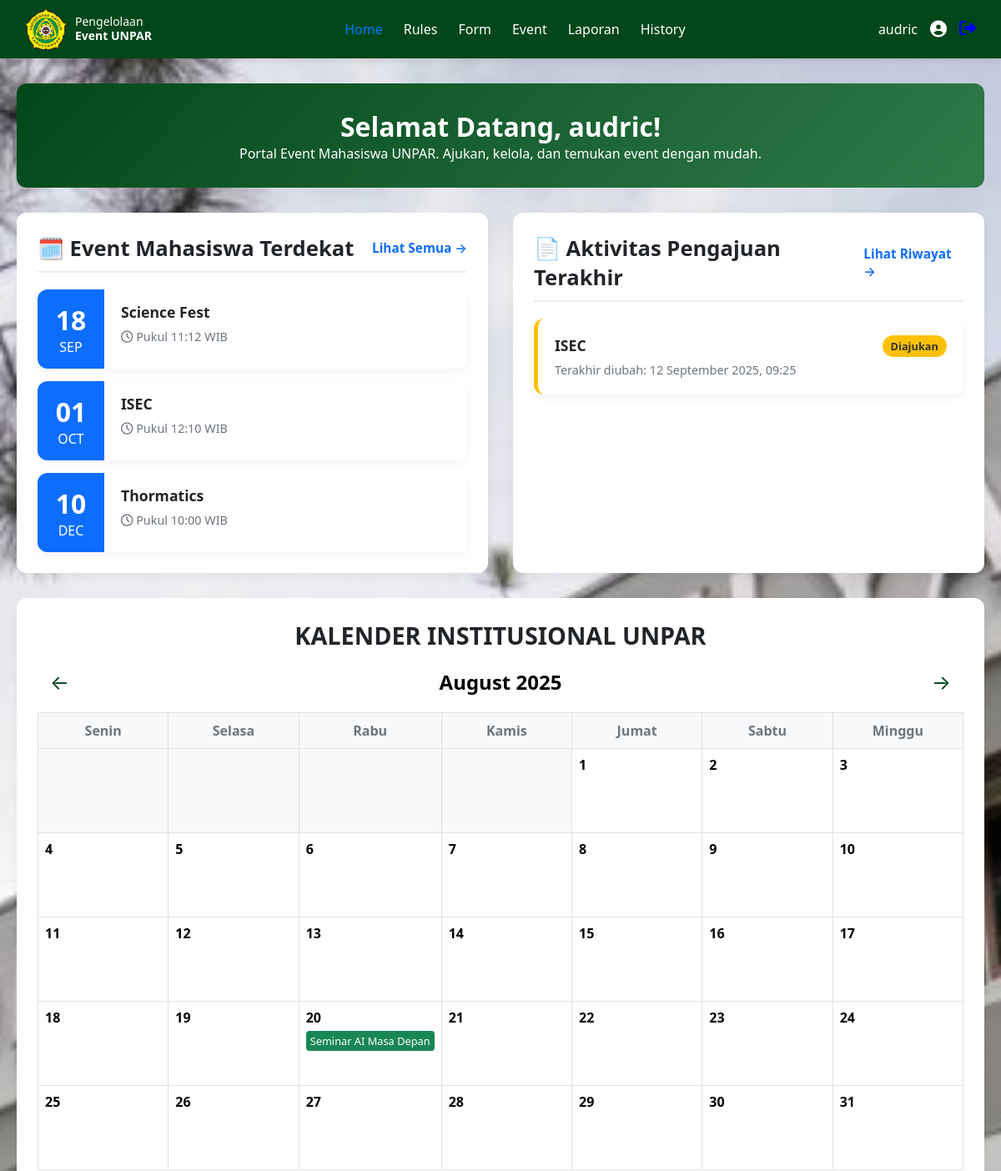
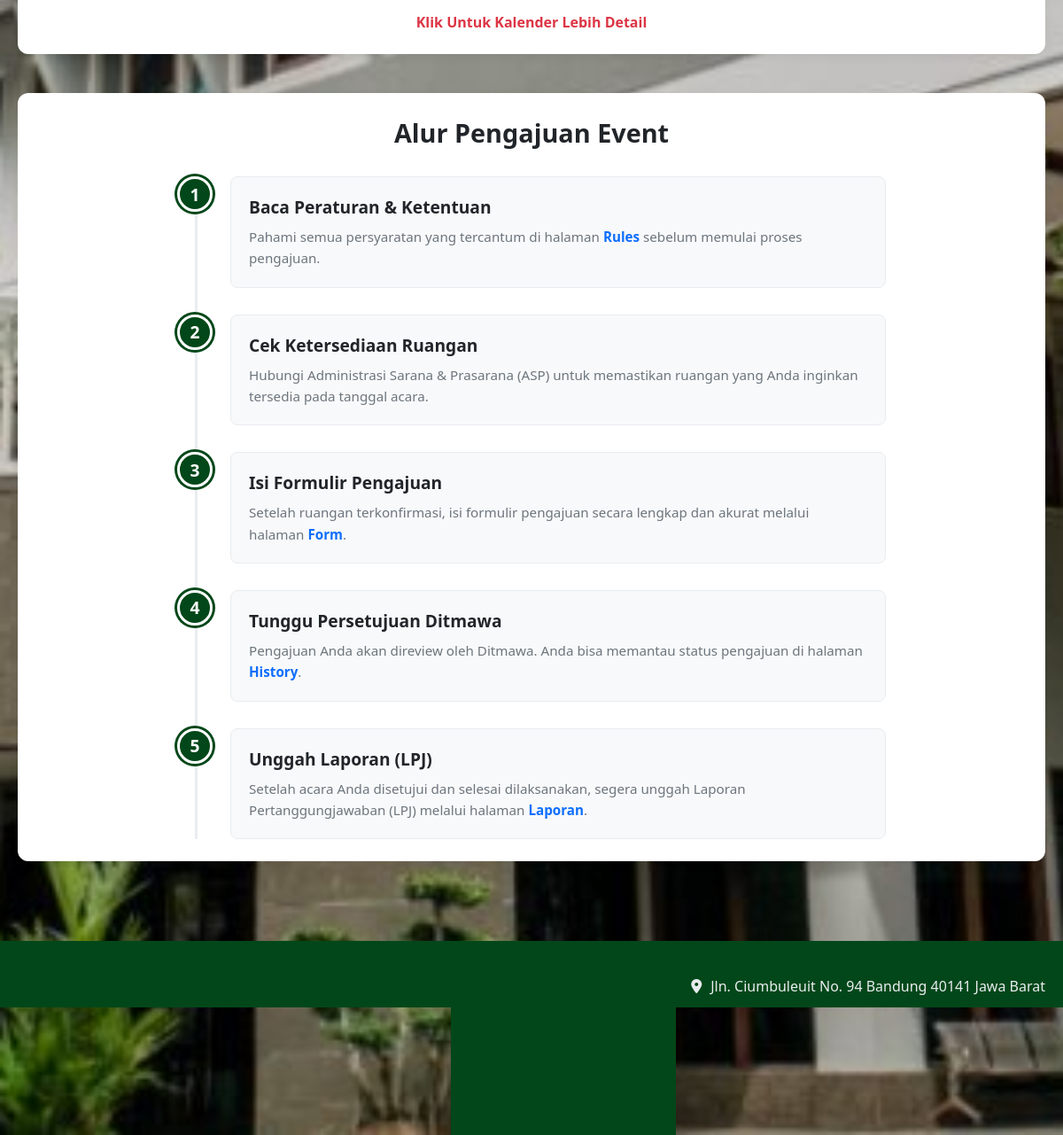
Screenshot of /TubesPSI/mahasiswa/mahasiswa_dashboard.php?month=8&year=2025 (signed in) with the database file from the repository (2 pictures, top to bottom).
### tables this page shows
CREATE TABLE `pengajuan_event` (
  `pengajuan_id` int(11) NOT NULL,
  `pengajuan_namaEvent` varchar(150) DEFAULT NULL,
  `pengaju_tipe` enum('mahasiswa','ditmawa') NOT NULL COMMENT 'Tipe pengguna yang mengajukan',
  `pengaju_id` int(11) NOT NULL COMMENT 'ID dari mahasiswa atau ditmawa',
  `pengajuan_TypeKegiatan` varchar(100) DEFAULT NULL,
  `pengajuan_event_jam_mulai` time DEFAULT NULL,
  `pengajuan_event_jam_selesai` time DEFAULT NULL,
  `pengajuan_event_tanggal_mulai` date DEFAULT NULL,
  `pengajuan_event_tanggal_selesai` date DEFAULT NULL,
  `tanggal_persiapan` date DEFAULT NULL,
  `tanggal_beres` date DEFAULT NULL,
  `jadwal_event_rundown_file` longblob DEFAULT NULL,
  `pengajuan_event_proposal_file` longblob DEFAULT NULL,
  `pengajuan_status` enum('Diajukan','Disetujui','Ditolak') DEFAULT 'Diajukan',
  `pengajuan_tanggalApprove` datetime DEFAULT NULL,
  `pengajuan_tanggalEdit` datetime DEFAULT NULL,
  `pengajuan_komentarDitmawa` text DEFAULT NULL,
  `pengajuan_LPJ` longblob DEFAULT NULL,
  `pengajuan_statusLPJ` enum('Menunggu Persetujuan','Disetujui','Ditolak') NOT NULL DEFAULT 'Menunggu Persetujuan',
  `pengajuan_komentarLPJ` text DEFAULT NULL
);

### TubesPSI/mahasiswa/mahasiswa_dashboard.php (the view, shortened to what this page needs)
<?php
$nama = $_SESSION['nama'] ?? 'Mahasiswa';
$user_id = $_SESSION['user_id'] ?? null;
require_once(__DIR__ . '/../config/db_connection.php');
$upcoming_events = [];
$recent_submissions = [];
$calendar_events = [];
$currentMonth = isset($_GET['month']) ? (int)$_GET['month'] : date('n');
$currentYear = isset($_GET['year']) ? (int)$_GET['year'] : date('Y');
$date = new DateTimeImmutable("$currentYear-$currentMonth-01");
$daysInMonth = $date->format('t');
$firstDayOfWeek = $date->format('N');
$prevMonth = $currentMonth - 1; $prevYear = $currentYear;
$nextMonth = $currentMonth + 1; $nextYear = $currentYear;
try {
    if (isset($conn) && $conn->ping()) {
        $stmt_calendar = $conn->prepare("
            SELECT pengajuan_namaEvent, pengajuan_event_tanggal_mulai, pengajuan_event_tanggal_selesai, tanggal_persiapan, tanggal_beres
            FROM pengajuan_event
            WHERE pengajuan_status = 'Disetujui'
            AND (
                (MONTH(pengajuan_event_tanggal_mulai) = ? AND YEAR(pengajuan_event_tanggal_mulai) = ?) OR
                (MONTH(pengajuan_event_tanggal_selesai) = ? AND YEAR(pengajuan_event_tanggal_selesai) = ?) OR
                (MONTH(tanggal_persiapan) = ? AND YEAR(tanggal_persiapan) = ?) OR
                (MONTH(tanggal_beres) = ? AND YEAR(tanggal_beres) = ?)
            )
        ");
        if ($stmt_calendar) {
            $stmt_calendar->bind_param("iiiiiiii", $currentMonth, $currentYear, $currentMonth, $currentYear, $currentMonth, $currentYear, $currentMonth, $currentYear);
            $stmt_calendar->execute();
            $result = $stmt_calendar->get_result();
            $events_to_process = [];
            while ($row = $result->fetch_assoc()) {
                $events_to_process[$row['pengajuan_namaEvent']] = $row;
            }
            foreach ($events_to_process as $row) {
                $period = new DatePeriod(new DateTime($row['pengajuan_event_tanggal_mulai']), new DateInterval('P1D'), (new DateTime($row['pengajuan_event_tanggal_selesai']))->modify('+1 day'));
                foreach ($period as $day) {
                    if ($day->format('n') == $currentMonth && $day->format('Y') == $currentYear) {
                        $calendar_events[$day->format('j')][] = ['name' => htmlspecialchars($row['pengajuan_namaEvent']), 'type' => 'main'];
                    }
                }
            }
        }
        $stmt_events = $conn->prepare(
            "SELECT pengajuan_namaEvent, pengajuan_event_tanggal_mulai, pengajuan_event_jam_mulai
            FROM pengajuan_event
            WHERE pengajuan_status = 'Disetujui'
            AND pengaju_tipe = 'mahasiswa'  -- Tambahkan filter ini!
            AND pengajuan_event_tanggal_selesai >= CURDATE()
            ORDER BY pengajuan_event_tanggal_mulai ASC, pengajuan_event_jam_mulai ASC
            LIMIT 3"
        );
        if ($stmt_events) {
            $stmt_events->execute();
            $upcoming_events = $stmt_events->get_result()->fetch_all(MYSQLI_ASSOC);
        }
        $stmt_submissions = $conn->prepare(
            "SELECT pengajuan_namaEvent, pengajuan_status, pengajuan_tanggalEdit
            FROM pengajuan_event
            WHERE pengaju_id = ? AND pengaju_tipe = 'mahasiswa'
            ORDER BY pengajuan_tanggalEdit DESC LIMIT 1"
        );
        if ($stmt_submissions && $user_id !== null) {
            $stmt_submissions->bind_param("i", $user_id);
            $stmt_submissions->execute();
            $recent_submissions = $stmt_submissions->get_result()->fetch_all(MYSQLI_ASSOC);
        }
    }
} catch (Exception $e) {
    die("Terjadi kesalahan saat mengambil data dari database: " . $e->getMessage());
} finally {
    if (isset($conn) && $conn->ping()) {
        $conn->close();
    }
}
?>
<!DOCTYPE html>
<html lang="id">
<head>
    <link rel="stylesheet" href="https://cdnjs.cloudflare.com/ajax/libs/font-awesome/6.5.0/css/all.min.css">
</head>
<body>
<nav class="navbar">
    <div class="navbar-left">
        <img src="../img/logo.png" alt="Logo UNPAR" class="navbar-logo">
        <div class="navbar-title"><span>Pengelolaan</span><br><strong>Event UNPAR</strong></div>
    </div>
    <ul class="navbar-menu">
        <li><a href="mahasiswa_dashboard.php" class="active">Home</a></li>
        <li><a href="mahasiswa_rules.php">Rules</a></li>
        <li><a href="mahasiswa_pengajuan.php">Form</a></li>
        <li><a href="mahasiswa_event.php">Event</a></li>
        <li><a href="mahasiswa_laporan.php">Laporan</a></li>
        <li><a href="mahasiswa_history.php">History</a></li>
    </ul>
    <div class="navbar-right">
        <a href="mahasiswa_profile.php" style="text-decoration: none; color: inherit; display: flex; align-items: center; gap: 15px;">
            <span class="user-name"><?php echo htmlspecialchars($nama); ?></span><i class="fas fa-user-circle icon"></i>
        </a>
        <a href="logout.php"><i class="fas fa-sign-out-alt icon"></i></a>
    </div>
</nav>
<div class="container">
    <div class="welcome-section">
        <h1>Selamat Datang, <?php echo htmlspecialchars(explode(' ', $nama)[0]); ?>!</h1>
        <p>Portal Event Mahasiswa UNPAR. Ajukan, kelola, dan temukan event dengan mudah.</p>
    </div>
    <div class="dashboard-grid">
        <div class="dashboard-card">
            <h3 class="dashboard-section-title">
                <span>🗓️ Event Mahasiswa Terdekat</span>
                <a href="mahasiswa_event.php" class="view-all-link">Lihat Semua →</a>
            </h3>
            <?php if (!empty($upcoming_events)): ?>
                <?php foreach ($upcoming_events as $event): ?>
                    <div class="event-card">
                        <div class="event-card-date">
                            <div class="event-card-day"><?php echo date('d', strtotime($event['pengajuan_event_tanggal_mulai'])); ?></div>
                            <div class="event-card-month"><?php echo date('M', strtotime($event['pengajuan_event_tanggal_mulai'])); ?></div>
                        </div>
                        <div class="event-card-info">
                            <h4><?php echo htmlspecialchars($event['pengajuan_namaEvent']); ?></h4>
                            <p><i class="far fa-clock"></i> Pukul <?php echo date('H:i', strtotime($event['pengajuan_event_jam_mulai'])); ?> WIB</p>
                        </div>
                    </div>
                <?php endforeach; ?>
            <?php else: ?>
                <p class="no-data-message">Tidak ada event mahasiswa yang akan datang.</p>
            <?php endif; ?>
        </div>
        <div class="dashboard-card">
            <h3 class="dashboard-section-title">
                <span>📄 Aktivitas Pengajuan Terakhir</span>
                <a href="mahasiswa_history.php" class="view-all-link">Lihat Riwayat →</a>
            </h3>
            <?php if (!empty($recent_submissions)): ?>
                <?php foreach ($recent_submissions as $submission): ?>
                    <div class="submission-card status-<?php echo htmlspecialchars($submission['pengajuan_status']); ?>">
                        <div class="status-badge status-<?php echo htmlspecialchars($submission['pengajuan_status']); ?>"><?php echo htmlspecialchars($submission['pengajuan_status']); ?></div>
                        <h4 class="submission-card-title"><?php echo htmlspecialchars($submission['pengajuan_namaEvent']); ?></h4>
                        <p class="submission-card-date">Terakhir diubah: <?php echo date('d F Y, H:i', strtotime($submission['pengajuan_tanggalEdit'])); ?></p>
                    </div>
                <?php endforeach; ?>
            <?php else: ?>
                <p class="no-data-message">Anda belum memiliki aktivitas pengajuan event.</p>
            <?php endif; ?>
        </div>
    </div>
    <div class="calendar-wrapper">
        <h2 class="calendar-title">KALENDER INSTITUSIONAL UNPAR</h2>
        <div class="calendar-header">
            <a href="?month=<?php echo $prevMonth; ?>&year=<?php echo $prevYear; ?>" class="nav-arrow">←</a>
            <h2><?php setlocale(LC_TIME, 'id_ID.UTF-8'); echo mb_convert_case(strftime('%B %Y', $date->getTimestamp()), MB_CASE_TITLE, "UTF-8"); ?></h2>
            <a href="?month=<?php echo $nextMonth; ?>&year=<?php echo $nextYear; ?>" class="nav-arrow">→</a>
        </div>
        <div class="calendar-grid">
                <div class="day-name">Senin</div><div class="day-name">Selasa</div><div class="day-name">Rabu</div><div class="day-name">Kamis</div><div class="day-name">Jumat</div><div class="day-name">Sabtu</div><div class="day-name">Minggu</div>
            <?php
            $today_day = date('j');
            $today_month = date('n');
            $today_year = date('Y');
            for ($i = 1; $i < $firstDayOfWeek; $i++) { echo '<div class="day-cell empty-day"></div>'; }
            for ($day = 1; $day <= $daysInMonth; $day++) {
                $isToday = ($day == $today_day && $currentMonth == $today_month && $currentYear == $today_year);
                $cellClass = 'day-cell' . ($isToday ? ' today' : '');
                echo '<div class="' . $cellClass . '">';
                echo '<div class="day-number">' . $day . '</div>';
                if (isset($calendar_events[$day])) {
                    $unique_events = [];
                    foreach ($calendar_events[$day] as $event) {
                        $unique_events[$event['name']] = $event;
                    }
                    foreach ($unique_events as $event) {
                        $eventTypeClass = ($event['type'] === 'main') ? '' : ' prep-clear';
                        echo '<div class="event-indicator' . $eventTypeClass . '" title="' . htmlspecialchars($event['name']) . '">' . htmlspecialchars($event['name']) . '</div>';
                    }
                }
                echo '</div>';
            }
            ?>
        </div>
            <div class="detail-link-container">
                <a href="mahasiswa_event.php" class="detail-link">Klik Untuk Kalender Lebih Detail</a>
            </div>
    </div>
    <br>
    <br>
        <div class="service-flow-container">
        <h2>Alur Pengajuan Event</h2>
        <ul class="timeline">
            <li class="timeline-item">
                <div class="timeline-step">1</div>
                <div class="timeline-content">
                    <div>
                        <h4>Baca Peraturan & Ketentuan</h4>
                        <p>Pahami semua persyaratan yang tercantum di halaman <a href="mahasiswa_rules.php">Rules</a> sebelum memulai proses pengajuan.</p>
                    </div>
                </div>
            </li>
            <li class="timeline-item">
                <div class="timeline-step">2</div>
                <div class="timeline-content">
                    <div>
                        <h4>Cek Ketersediaan Ruangan</h4>
                        <p>Hubungi Administrasi Sarana & Prasarana (ASP) untuk memastikan ruangan yang Anda inginkan tersedia pada tanggal acara.</p>
                    </div>
                </div>
            </li>
            <li class="timeline-item">
                <div class="timeline-step">3</div>
                <div class="timeline-content">
                    <div>
                        <h4>Isi Formulir Pengajuan</h4>
                        <p>Setelah ruangan terkonfirmasi, isi formulir pengajuan secara lengkap dan akurat melalui halaman <a href="mahasiswa_pengajuan.php">Form</a>.</p>
                    </div>
                </div>
            </li>
            <li class="timeline-item">
                <div class="timeline-step">4</div>
                <div class="timeline-content">
                    <div>
                        <h4>Tunggu Persetujuan Ditmawa</h4>
                        <p>Pengajuan Anda akan direview oleh Ditmawa. Anda bisa memantau status pengajuan di halaman <a href="mahasiswa_history.php">History</a>.</p>
                    </div>
                </div>
            </li>
            <li class="timeline-item">
                <div class="timeline-step">5</div>
                <div class="timeline-content">
                    <div>
                        <h4>Unggah Laporan (LPJ)</h4>
                        <p>Setelah acara Anda disetujui dan selesai dilaksanakan, segera unggah Laporan Pertanggungjawaban (LPJ) melalui halaman <a href="mahasiswa_laporan.php">Laporan</a>.</p>
                    </div>
                </div>
            </li>
        </ul>
    </div>
</div>
<footer class="page-footer">
    <div class="footer-container">
        <div class="footer-left">
            <img src="../img/logo.png" alt="Logo UNPAR" class="footer-logo">
            <div>
                <h4>UNIVERSITAS KATOLIK PARAHYANGAN</h4>
                <h3 style="font-weight: bold; margin-top: 5px;">DIREKTORAT KEMAHASISWAAN</h3>
            </div>
        </div>
        <div class="footer-right">
            <ul>
                <li><i class="fas fa-map-marker-alt"></i> Jln. Ciumbuleuit No. 94 Bandung 40141 Jawa Barat</li>
                <li><i class="fas fa-phone-alt"></i> (022) 203 2655 ext. 100140</li>
                <li><i class="fas fa-envelope"></i> kemahasiswaan@unpar.ac.id</li>
            </ul>
            <div class="social-icons">
                <a href="https://www.facebook.com/unparofficial" aria-label="Facebook"><i class="fab fa-facebook-f"></i></a>
                <a href="https://www.instagram.com/unparofficial/" aria-label="Instagram"><i class="fab fa-instagram"></i></a>
                <a href="https://www.youtube.com/channel/UCeIZdD9ul6JGpkSNM0oxcBw/featured" aria-label="YouTube"><i class="fab fa-youtube"></i></a>
                <a href="https://www.tiktok.com/@unparofficial" aria-label="TikTok"><i class="fab fa-tiktok"></i></a>
            </div>
        </div>
    </div>
</footer>
</body>
</html>

### rows the page displays
pengajuan_event: pengajuan_event_tanggal_mulai "18", pengajuan_event_tanggal_mulai "SEP", pengajuan_namaEvent "Science Fest", pengajuan_event_jam_mulai "11:12"
pengajuan_event: pengajuan_event_tanggal_mulai "01", pengajuan_event_tanggal_mulai "OCT", pengajuan_namaEvent "ISEC", pengajuan_event_jam_mulai "12:10"
pengajuan_event: pengajuan_event_tanggal_mulai "10", pengajuan_event_tanggal_mulai "DEC", pengajuan_namaEvent "Thormatics", pengajuan_event_jam_mulai "10:00"
pengajuan_event: pengajuan_status "Diajukan", pengajuan_namaEvent "ISEC", pengajuan_tanggalEdit "12 September 2025, 09:25"

### other values shown
$nama "audric"
explode(' ', $nama)[0] "audric"
$event['name'] "Seminar AI Masa Depan"
